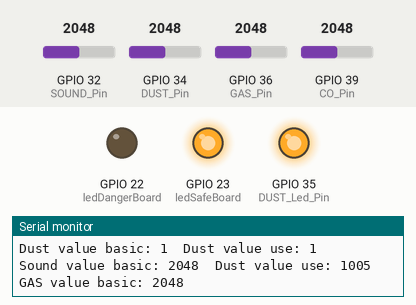
Simulated run of this program. Board: ESP32. Shown: output pins drawn as LEDs (lit = HIGH), the last lines printed to the serial monitor. Inputs (shaded band) come from the test bench; at power-on: GPIO 39 (CO_Pin) = 2048, GPIO 32 (SOUND_Pin) = 2048, GPIO 34 (DUST_Pin) = 2048, GPIO 36 (GAS_Pin) = 2048. WiFi joins after 1.5 s; servers stay silent unless stated.

Above: at 3.0 s.
3.1 s: GPIO 39 (CO_Pin) set to 2233
5.0 s: GPIO 39 (CO_Pin) set to 2326
At 7.0 s:
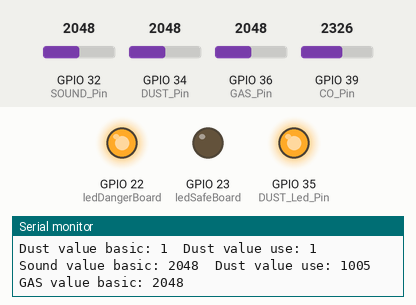
7.3 s: GPIO 39 (CO_Pin) set to 1960
At 8.5 s:
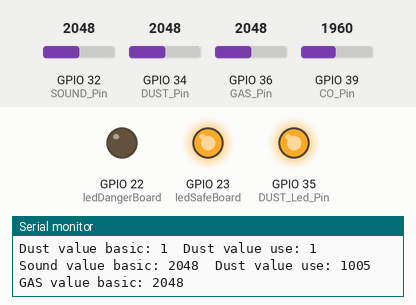
9.3 s: GPIO 39 (CO_Pin) set to 2866
At 11.1 s:
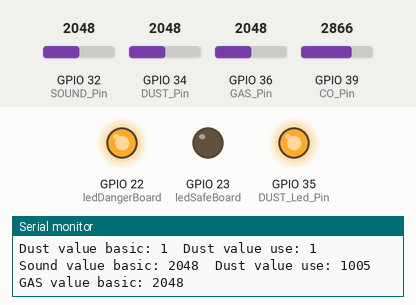
Timing chart, 0 to 12.4 s (numbered marks = the images above; inputs shaded):
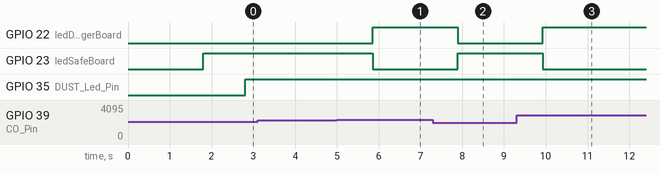

The program:

main.cpp
```cpp
#include <Arduino.h>

#define BLYNK_TEMPLATE_ID "TMPLpBdYLvHV"
#define BLYNK_DEVICE_NAME "NCKH BASIC 1"
#define BLYNK_AUTH_TOKEN "dPQne8M3jZdkfnskX2lSF8UMFIq9bIpB"

char auth[] = BLYNK_AUTH_TOKEN;

#include <WiFi.h>
#include <WiFiClient.h>
#include <BlynkSimpleEsp32.h>
#include <SharpGP2Y10.h>

const char ssid[] = "Viettel Telecom";
const char pass[] = "dat123456789";

#define CO_Pin 39
#define CO_Value_Set 2300
unsigned int CO_Value_Basic = 0;
unsigned int CO_Value_Use = 0;

#define GAS_Pin 36
#define GAS_Value_Set 2300
unsigned int GAS_Value_Basic = 0;
unsigned int GAS_Value_Use = 0;


#define SOUND_Pin 32
#define SOUND_Value_Set 2100
unsigned int SOUND_Value_Basic = 0;
unsigned int SOUND_Value_Use = 0;

#define DUST_Pin 34     // pin Vo
#define DUST_Led_Pin 35 // pin led+
#define DUST_Value_Set 3
unsigned int DUST_Value_Basic = 0;
unsigned int DUST_Value_Use = 0;

bool CO_Safe;
bool Sound_Safe;
bool Dust_Safe;
bool Gas_safe;

unsigned int maxAnalog = 4096;
unsigned int minAnalog = 0;

// Led on board
#define ledSafeBoard 23   // pin 12 + of Led
#define ledDangerBoard 22 // pin 13 + of Led

// Led on app blynk
WidgetLED COAppLedSafe(V2);
WidgetLED COAppLedDanger(V3);

WidgetLED SOUNDAppLedSafe(V12);
WidgetLED SOUNDAppLedDanger(V13);

WidgetLED DUSTAppLedSafe(V22);
WidgetLED DUSTAppLedDanger(V23);

WidgetLED GASAppLedSafe(V42);
WidgetLED GASAppLedDanger(V43);


WidgetLCD LCDs(V100);


unsigned int lastTime;
unsigned int outTime = 1000; // 1000ms


void initPin();

void checkSafe();
void controllDisplay();
void controllLedBoard();
void controllLedApp();
void writeLcdBa();
void writeLcdAd();

void readCo();
void readDust();
void readSound();
void readGas();

void runBlynks();
void readSenser();

SharpGP2Y10 dustSensor(DUST_Pin, DUST_Led_Pin);

void setup()
{
  Serial.begin(115200);

  Blynk.begin(auth, ssid, pass);
  Serial.println("Connect wifi " + String(ssid) + " success.");

  initPin();

  lastTime = millis();
}

void loop()
{
  runBlynks();

  readSenser();

  controllDisplay();
}

void readSenser()
{
  if (millis() - lastTime >= outTime)
  {
    readCo();
    readDust();
    readSound();
	readGas();

    lastTime = millis();
  }
}

void runBlynks()
{
  Blynk.run();

  // Transmit data from esp32 to Blynk App
  Blynk.virtualWrite(V1, CO_Value_Use);
  Blynk.virtualWrite(V11, SOUND_Value_Use);
  Blynk.virtualWrite(V21, DUST_Value_Use);
  Blynk.virtualWrite(V41, GAS_Value_Use);
}

void controllDisplay()
{
  checkSafe();

  controllLedBoard();
  controllLedApp();
  writeLcdAd();
}

void checkSafe()
{
  if (CO_Value_Use <= CO_Value_Set)
    CO_Safe = 1;
  else
    CO_Safe = 0;

  if (GAS_Value_Use <= GAS_Value_Set)
    Gas_safe = 1;
  else
    Gas_safe = 0;

  if (DUST_Value_Use <= DUST_Value_Set)
    Dust_Safe = 1;
  else
    Dust_Safe = 0;

  if (SOUND_Value_Use <= SOUND_Value_Set)
    Sound_Safe = 1;
  else
    Sound_Safe = 0;
}

void controllLedBoard()
{
  if (CO_Safe && Dust_Safe && Sound_Safe)
  {
    digitalWrite(ledSafeBoard, HIGH);
    digitalWrite(ledDangerBoard, LOW);
  }
  else
  {
    digitalWrite(ledSafeBoard, LOW);
    digitalWrite(ledDangerBoard, HIGH);
  }
}

void controllLedApp()
{
  if (CO_Safe)
  {
    COAppLedSafe.on();
    COAppLedDanger.off();
  }
  else
  {
    COAppLedSafe.off();
    COAppLedDanger.on();
  }

  if (Sound_Safe)
  {
    SOUNDAppLedSafe.on();
    SOUNDAppLedDanger.off();
  }
  else
  {
    SOUNDAppLedSafe.off();
    SOUNDAppLedDanger.on();
  }

  if (Dust_Safe)
  {
    DUSTAppLedSafe.on();
    DUSTAppLedDanger.off();
  }
  else
  {
    DUSTAppLedSafe.off();
    DUSTAppLedDanger.on();
  }
}

// No support for web blynk
void writeLcdBa()
{
  /*
  Ba - Basic
  transmit data up lcd in app blynk
  lcd on app must setup basic mode
  */

  Blynk.virtualWrite(V100, "CO_CValue Res: " + String(CO_Value_Use));
}

void writeLcdAd()
{
  /*
  Ad - Advanced
  lcd on app must setup advanced mode
  */

  static int counter;

  LCDs.print(0, 0, "environment:");

  if (CO_Safe && Dust_Safe && Sound_Safe)
  {
    LCDs.print(5, 1, "safe");
    counter++;
  }
  else
  {
    LCDs.print(5, 1, "danger");
  }

  if (counter % 4 == 0)
  {
    LCDs.clear();
  }
}

void initPin()
{
  // Input
  pinMode(CO_Pin, INPUT);
  pinMode(DUST_Pin, INPUT);
  pinMode(SOUND_Pin, INPUT);

  // Output
  pinMode(ledSafeBoard, OUTPUT);
  pinMode(ledDangerBoard, OUTPUT);
  digitalWrite(ledSafeBoard, LOW);
  digitalWrite(ledDangerBoard, LOW);
}

void readCo()
{
  unsigned int lowerLimit = 10;
  unsigned int upperLimit = 2000;

  CO_Value_Basic = analogRead(CO_Pin);
  // CO_Value_Use = map(CO_Value_Basic, minAnalog, maxAnalog, lowerLimit, upperLimit);
  CO_Value_Use = CO_Value_Basic;

  Serial.println("\n\nCO Gas value basic: " + String(CO_Value_Basic) + "  CO Gas value use: " + String(CO_Value_Use));
}

void readSound()
{
  unsigned int lowerLimit = 10;
  unsigned int upperLimit = 2000;

  SOUND_Value_Basic = analogRead(SOUND_Pin);
  SOUND_Value_Use = map(SOUND_Value_Basic, minAnalog, maxAnalog, lowerLimit, upperLimit);

  Serial.println("Sound value basic: " + String(SOUND_Value_Basic) + "  Dust value use: " + String(SOUND_Value_Use));
}

void readDust()
{
  unsigned int lowerLimit = 300;
  unsigned int upperLimit = 3000;

  DUST_Value_Basic = dustSensor.getDustDensity();
  // DUST_Value_Use = map(DUST_Value_Basic, minAnalog, maxAnalog, lowerLimit, upperLimit);
  DUST_Value_Use = DUST_Value_Basic;

  Serial.println("Dust value basic: " + String(DUST_Value_Basic) + "  Dust value use: " + String(DUST_Value_Use));
}

void readGas()
{
  unsigned int lowerLimit = 10;
  unsigned int upperLimit = 2000;

  GAS_Value_Basic = analogRead(GAS_Pin);
  // SOUND_Value_Use = map(SOUND_Value_Basic, minAnalog, maxAnalog, lowerLimit, upperLimit);
SOUND_Value_Use = GAS_Value_Basic;
  Serial.println("GAS value basic: " + String(SOUND_Value_Basic));

}
```

Measured:
- the behaviour switches between 2300 and 2301 on GPIO 39 (CO_Pin) (found by bisection; images 0 and 1)
- after the input at 5.0 s, GPIO 22 (ledDangerBoard): LOW → HIGH after 0.86 s; GPIO 23 (ledSafeBoard): HIGH → LOW after 0.86 s
- after the input at 7.3 s, GPIO 22 (ledDangerBoard): HIGH → LOW after 0.59 s; GPIO 23 (ledSafeBoard): LOW → HIGH after 0.59 s
- after the input at 9.3 s, GPIO 22 (ledDangerBoard): LOW → HIGH after 0.62 s; GPIO 23 (ledSafeBoard): HIGH → LOW after 0.62 s
